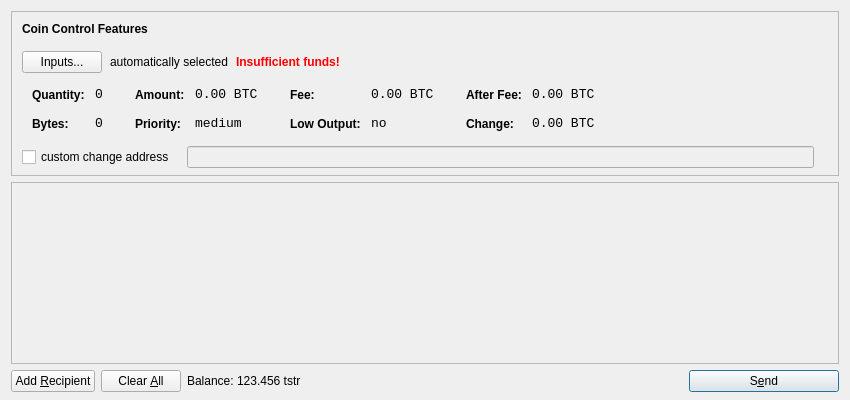
<?xml version="1.0" encoding="UTF-8"?>
<ui version="4.0">
 <class>SendCoinsDialog</class>
 <widget class="QDialog" name="SendCoinsDialog">
  <property name="geometry">
   <rect>
    <x>0</x>
    <y>0</y>
    <width>850</width>
    <height>400</height>
   </rect>
  </property>
  <property name="windowTitle">
   <string>Send Coins</string>
  </property>
  <layout class="QVBoxLayout" name="verticalLayout" stretch="0,1,0">
   <property name="bottomMargin">
    <number>8</number>
   </property>
   <item>
    <widget class="QFrame" name="frameCoinControl">
     <property name="sizePolicy">
      <sizepolicy hsizetype="Expanding" vsizetype="Expanding">
       <horstretch>0</horstretch>
       <verstretch>0</verstretch>
      </sizepolicy>
     </property>
     <property name="maximumSize">
      <size>
       <width>16777215</width>
       <height>16777215</height>
      </size>
     </property>
     <property name="frameShape">
      <enum>QFrame::StyledPanel</enum>
     </property>
     <property name="frameShadow">
      <enum>QFrame::Sunken</enum>
     </property>
     <layout class="QVBoxLayout" name="verticalLayoutCoinControl2">
      <property name="spacing">
       <number>-1</number>
      </property>
      <property name="leftMargin">
       <number>0</number>
      </property>
      <property name="topMargin">
       <number>0</number>
      </property>
      <property name="rightMargin">
       <number>0</number>
      </property>
      <property name="bottomMargin">
       <number>6</number>
      </property>
      <item>
       <layout class="QVBoxLayout" name="verticalLayoutCoinControl" stretch="0,0,0,0,1">
        <property name="spacing">
         <number>0</number>
        </property>
        <property name="leftMargin">
         <number>10</number>
        </property>
        <property name="topMargin">
         <number>10</number>
        </property>
        <item>
         <layout class="QHBoxLayout" name="horizontalLayoutCoinControl1">
          <property name="bottomMargin">
           <number>15</number>
          </property>
          <item>
           <widget class="QLabel" name="labelCoinControlFeatures">
            <property name="sizePolicy">
             <sizepolicy hsizetype="Preferred" vsizetype="Maximum">
              <horstretch>0</horstretch>
              <verstretch>0</verstretch>
             </sizepolicy>
            </property>
            <property name="font">
             <font>
              <weight>75</weight>
              <bold>true</bold>
             </font>
            </property>
            <property name="styleSheet">
             <string notr="true">font-weight:bold;</string>
            </property>
            <property name="text">
             <string>Coin Control Features</string>
            </property>
           </widget>
          </item>
         </layout>
        </item>
        <item>
         <layout class="QHBoxLayout" name="horizontalLayoutCoinControl2" stretch="0,0,0,0">
          <property name="spacing">
           <number>8</number>
          </property>
          <property name="bottomMargin">
           <number>10</number>
          </property>
          <item>
           <widget class="QPushButton" name="pushButtonCoinControl">
            <property name="styleSheet">
             <string notr="true"/>
            </property>
            <property name="text">
             <string>Inputs...</string>
            </property>
           </widget>
          </item>
          <item>
           <widget class="QLabel" name="labelCoinControlAutomaticallySelected">
            <property name="text">
             <string>automatically selected</string>
            </property>
            <property name="margin">
             <number>5</number>
            </property>
           </widget>
          </item>
          <item>
           <widget class="QLabel" name="labelCoinControlInsuffFunds">
            <property name="font">
             <font>
              <weight>75</weight>
              <bold>true</bold>
             </font>
            </property>
            <property name="styleSheet">
             <string notr="true">color:red;font-weight:bold;</string>
            </property>
            <property name="text">
             <string>Insufficient funds!</string>
            </property>
            <property name="margin">
             <number>5</number>
            </property>
           </widget>
          </item>
          <item>
           <spacer name="horizontalSpacerCoinControl">
            <property name="orientation">
             <enum>Qt::Horizontal</enum>
            </property>
            <property name="sizeHint" stdset="0">
             <size>
              <width>40</width>
              <height>1</height>
             </size>
            </property>
           </spacer>
          </item>
         </layout>
        </item>
        <item>
         <widget class="QWidget" name="widgetCoinControl" native="true">
          <property name="sizePolicy">
           <sizepolicy hsizetype="Preferred" vsizetype="Preferred">
            <horstretch>0</horstretch>
            <verstretch>0</verstretch>
           </sizepolicy>
          </property>
          <property name="minimumSize">
           <size>
            <width>0</width>
            <height>0</height>
           </size>
          </property>
          <property name="styleSheet">
           <string notr="true"/>
          </property>
          <layout class="QHBoxLayout" name="horizontalLayoutCoinControl5">
           <property name="margin">
            <number>0</number>
           </property>
           <item>
            <layout class="QHBoxLayout" name="horizontalLayoutCoinControl3" stretch="0,0,0,1">
             <property name="spacing">
              <number>20</number>
             </property>
             <property name="topMargin">
              <number>0</number>
             </property>
             <property name="bottomMargin">
              <number>10</number>
             </property>
             <item>
              <layout class="QFormLayout" name="formLayoutCoinControl1">
               <property name="horizontalSpacing">
                <number>10</number>
               </property>
               <property name="verticalSpacing">
                <number>14</number>
               </property>
               <property name="leftMargin">
                <number>10</number>
               </property>
               <property name="topMargin">
                <number>4</number>
               </property>
               <property name="rightMargin">
                <number>6</number>
               </property>
               <item row="0" column="0">
                <widget class="QLabel" name="labelCoinControlQuantityText">
                 <property name="styleSheet">
                  <string notr="true">font-weight:bold;</string>
                 </property>
                 <property name="text">
                  <string>Quantity:</string>
                 </property>
                 <property name="margin">
                  <number>0</number>
                 </property>
                </widget>
               </item>
               <item row="0" column="1">
                <widget class="QLabel" name="labelCoinControlQuantity">
                 <property name="font">
                  <font>
                   <family>Monospace</family>
                   <pointsize>10</pointsize>
                  </font>
                 </property>
                 <property name="cursor">
                  <cursorShape>IBeamCursor</cursorShape>
                 </property>
                 <property name="contextMenuPolicy">
                  <enum>Qt::ActionsContextMenu</enum>
                 </property>
                 <property name="text">
                  <string notr="true">0</string>
                 </property>
                 <property name="margin">
                  <number>0</number>
                 </property>
                 <property name="textInteractionFlags">
                  <set>Qt::LinksAccessibleByMouse|Qt::TextSelectableByKeyboard|Qt::TextSelectableByMouse</set>
                 </property>
                </widget>
               </item>
               <item row="1" column="0">
                <widget class="QLabel" name="labelCoinControlBytesText">
                 <property name="styleSheet">
                  <string notr="true">font-weight:bold;</string>
                 </property>
                 <property name="text">
                  <string>Bytes:</string>
                 </property>
                </widget>
               </item>
               <item row="1" column="1">
                <widget class="QLabel" name="labelCoinControlBytes">
                 <property name="font">
                  <font>
                   <family>Monospace</family>
                   <pointsize>10</pointsize>
                  </font>
                 </property>
                 <property name="cursor">
                  <cursorShape>IBeamCursor</cursorShape>
                 </property>
                 <property name="contextMenuPolicy">
                  <enum>Qt::ActionsContextMenu</enum>
                 </property>
                 <property name="text">
                  <string notr="true">0</string>
                 </property>
                 <property name="textInteractionFlags">
                  <set>Qt::LinksAccessibleByMouse|Qt::TextSelectableByKeyboard|Qt::TextSelectableByMouse</set>
                 </property>
                </widget>
               </item>
              </layout>
             </item>
             <item>
              <layout class="QFormLayout" name="formLayoutCoinControl2">
               <property name="horizontalSpacing">
                <number>10</number>
               </property>
               <property name="verticalSpacing">
                <number>14</number>
               </property>
               <property name="leftMargin">
                <number>6</number>
               </property>
               <property name="topMargin">
                <number>4</number>
               </property>
               <property name="rightMargin">
                <number>6</number>
               </property>
               <item row="0" column="0">
                <widget class="QLabel" name="labelCoinControlAmountText">
                 <property name="styleSheet">
                  <string notr="true">font-weight:bold;</string>
                 </property>
                 <property name="text">
                  <string>Amount:</string>
                 </property>
                 <property name="margin">
                  <number>0</number>
                 </property>
                </widget>
               </item>
               <item row="0" column="1">
                <widget class="QLabel" name="labelCoinControlAmount">
                 <property name="font">
                  <font>
                   <family>Monospace</family>
                   <pointsize>10</pointsize>
                  </font>
                 </property>
                 <property name="cursor">
                  <cursorShape>IBeamCursor</cursorShape>
                 </property>
                 <property name="contextMenuPolicy">
                  <enum>Qt::ActionsContextMenu</enum>
                 </property>
                 <property name="text">
                  <string notr="true">0.00 BTC</string>
                 </property>
                 <property name="textInteractionFlags">
                  <set>Qt::LinksAccessibleByMouse|Qt::TextSelectableByKeyboard|Qt::TextSelectableByMouse</set>
                 </property>
                </widget>
               </item>
               <item row="1" column="0">
                <widget class="QLabel" name="labelCoinControlPriorityText">
                 <property name="styleSheet">
                  <string notr="true">font-weight:bold;</string>
                 </property>
                 <property name="text">
                  <string>Priority:</string>
                 </property>
                </widget>
               </item>
               <item row="1" column="1">
                <widget class="QLabel" name="labelCoinControlPriority">
                 <property name="font">
                  <font>
                   <family>Monospace</family>
                   <pointsize>10</pointsize>
                  </font>
                 </property>
                 <property name="cursor">
                  <cursorShape>IBeamCursor</cursorShape>
                 </property>
                 <property name="contextMenuPolicy">
                  <enum>Qt::ActionsContextMenu</enum>
                 </property>
                 <property name="text">
                  <string>medium</string>
                 </property>
                 <property name="textInteractionFlags">
                  <set>Qt::LinksAccessibleByMouse|Qt::TextSelectableByKeyboard|Qt::TextSelectableByMouse</set>
                 </property>
                </widget>
               </item>
              </layout>
             </item>
             <item>
              <layout class="QFormLayout" name="formLayoutCoinControl3">
               <property name="horizontalSpacing">
                <number>10</number>
               </property>
               <property name="verticalSpacing">
                <number>14</number>
               </property>
               <property name="leftMargin">
                <number>6</number>
               </property>
               <property name="topMargin">
                <number>4</number>
               </property>
               <property name="rightMargin">
                <number>6</number>
               </property>
               <item row="0" column="0">
                <widget class="QLabel" name="labelCoinControlFeeText">
                 <property name="styleSheet">
                  <string notr="true">font-weight:bold;</string>
                 </property>
                 <property name="text">
                  <string>Fee:</string>
                 </property>
                 <property name="margin">
                  <number>0</number>
                 </property>
                </widget>
               </item>
               <item row="0" column="1">
                <widget class="QLabel" name="labelCoinControlFee">
                 <property name="font">
                  <font>
                   <family>Monospace</family>
                   <pointsize>10</pointsize>
                  </font>
                 </property>
                 <property name="cursor">
                  <cursorShape>IBeamCursor</cursorShape>
                 </property>
                 <property name="contextMenuPolicy">
                  <enum>Qt::ActionsContextMenu</enum>
                 </property>
                 <property name="text">
                  <string notr="true">0.00 BTC</string>
                 </property>
                 <property name="textInteractionFlags">
                  <set>Qt::LinksAccessibleByMouse|Qt::TextSelectableByKeyboard|Qt::TextSelectableByMouse</set>
                 </property>
                </widget>
               </item>
               <item row="1" column="0">
                <widget class="QLabel" name="labelCoinControlLowOutputText">
                 <property name="styleSheet">
                  <string notr="true">font-weight:bold;</string>
                 </property>
                 <property name="text">
                  <string>Low Output:</string>
                 </property>
                </widget>
               </item>
               <item row="1" column="1">
                <widget class="QLabel" name="labelCoinControlLowOutput">
                 <property name="font">
                  <font>
                   <family>Monospace</family>
                   <pointsize>10</pointsize>
                  </font>
                 </property>
                 <property name="cursor">
                  <cursorShape>IBeamCursor</cursorShape>
                 </property>
                 <property name="contextMenuPolicy">
                  <enum>Qt::ActionsContextMenu</enum>
                 </property>
                 <property name="text">
                  <string>no</string>
                 </property>
                 <property name="textInteractionFlags">
                  <set>Qt::LinksAccessibleByMouse|Qt::TextSelectableByKeyboard|Qt::TextSelectableByMouse</set>
                 </property>
                </widget>
               </item>
              </layout>
             </item>
             <item>
              <layout class="QFormLayout" name="formLayoutCoinControl4">
               <property name="horizontalSpacing">
                <number>10</number>
               </property>
               <property name="verticalSpacing">
                <number>14</number>
               </property>
               <property name="leftMargin">
                <number>6</number>
               </property>
               <property name="topMargin">
                <number>4</number>
               </property>
               <property name="rightMargin">
                <number>6</number>
               </property>
               <item row="0" column="0">
                <widget class="QLabel" name="labelCoinControlAfterFeeText">
                 <property name="styleSheet">
                  <string notr="true">font-weight:bold;</string>
                 </property>
                 <property name="text">
                  <string>After Fee:</string>
                 </property>
                 <property name="margin">
                  <number>0</number>
                 </property>
                </widget>
               </item>
               <item row="0" column="1">
                <widget class="QLabel" name="labelCoinControlAfterFee">
                 <property name="font">
                  <font>
                   <family>Monospace</family>
                   <pointsize>10</pointsize>
                  </font>
                 </property>
                 <property name="cursor">
                  <cursorShape>IBeamCursor</cursorShape>
                 </property>
                 <property name="contextMenuPolicy">
                  <enum>Qt::ActionsContextMenu</enum>
                 </property>
                 <property name="text">
                  <string notr="true">0.00 BTC</string>
                 </property>
                 <property name="textInteractionFlags">
                  <set>Qt::LinksAccessibleByMouse|Qt::TextSelectableByKeyboard|Qt::TextSelectableByMouse</set>
                 </property>
                </widget>
               </item>
               <item row="1" column="0">
                <widget class="QLabel" name="labelCoinControlChangeText">
                 <property name="styleSheet">
                  <string notr="true">font-weight:bold;</string>
                 </property>
                 <property name="text">
                  <string>Change:</string>
                 </property>
                </widget>
               </item>
               <item row="1" column="1">
                <widget class="QLabel" name="labelCoinControlChange">
                 <property name="font">
                  <font>
                   <family>Monospace</family>
                   <pointsize>10</pointsize>
                  </font>
                 </property>
                 <property name="cursor">
                  <cursorShape>IBeamCursor</cursorShape>
                 </property>
                 <property name="contextMenuPolicy">
                  <enum>Qt::ActionsContextMenu</enum>
                 </property>
                 <property name="text">
                  <string notr="true">0.00 BTC</string>
                 </property>
                 <property name="textInteractionFlags">
                  <set>Qt::LinksAccessibleByMouse|Qt::TextSelectableByKeyboard|Qt::TextSelectableByMouse</set>
                 </property>
                </widget>
               </item>
              </layout>
             </item>
            </layout>
           </item>
          </layout>
         </widget>
        </item>
        <item>
         <layout class="QHBoxLayout" name="horizontalLayoutCoinControl4" stretch="0,0,0">
          <property name="spacing">
           <number>12</number>
          </property>
          <property name="sizeConstraint">
           <enum>QLayout::SetDefaultConstraint</enum>
          </property>
          <property name="topMargin">
           <number>5</number>
          </property>
          <property name="rightMargin">
           <number>5</number>
          </property>
          <item>
           <widget class="QCheckBox" name="checkBoxCoinControlChange">
            <property name="text">
             <string>custom change address</string>
            </property>
           </widget>
          </item>
          <item>
           <widget class="QLineEdit" name="lineEditCoinControlChange">
            <property name="enabled">
             <bool>false</bool>
            </property>
            <property name="sizePolicy">
             <sizepolicy hsizetype="Expanding" vsizetype="Fixed">
              <horstretch>0</horstretch>
              <verstretch>0</verstretch>
             </sizepolicy>
            </property>
           </widget>
          </item>
          <item>
           <widget class="QLabel" name="labelCoinControlChangeLabel">
            <property name="sizePolicy">
             <sizepolicy hsizetype="Preferred" vsizetype="Expanding">
              <horstretch>0</horstretch>
              <verstretch>0</verstretch>
             </sizepolicy>
            </property>
            <property name="minimumSize">
             <size>
              <width>0</width>
              <height>0</height>
             </size>
            </property>
            <property name="text">
             <string/>
            </property>
            <property name="margin">
             <number>3</number>
            </property>
           </widget>
          </item>
         </layout>
        </item>
        <item>
         <spacer name="verticalSpacerCoinControl">
          <property name="orientation">
           <enum>Qt::Vertical</enum>
          </property>
          <property name="sizeHint" stdset="0">
           <size>
            <width>800</width>
            <height>1</height>
           </size>
          </property>
         </spacer>
        </item>
       </layout>
      </item>
     </layout>
    </widget>
   </item>
   <item>
    <widget class="QScrollArea" name="scrollArea">
     <property name="widgetResizable">
      <bool>true</bool>
     </property>
     <widget class="QWidget" name="scrollAreaWidgetContents">
      <property name="geometry">
       <rect>
        <x>0</x>
        <y>0</y>
        <width>830</width>
        <height>165</height>
       </rect>
      </property>
      <layout class="QVBoxLayout" name="verticalLayout_2">
       <property name="margin">
        <number>0</number>
       </property>
       <item>
        <layout class="QVBoxLayout" name="entries">
         <property name="spacing">
          <number>6</number>
         </property>
        </layout>
       </item>
       <item>
        <spacer name="verticalSpacer">
         <property name="orientation">
          <enum>Qt::Vertical</enum>
         </property>
         <property name="sizeHint" stdset="0">
          <size>
           <width>20</width>
           <height>40</height>
          </size>
         </property>
        </spacer>
       </item>
      </layout>
     </widget>
    </widget>
   </item>
   <item>
    <layout class="QHBoxLayout" name="horizontalLayout">
     <item>
      <widget class="QPushButton" name="addButton">
       <property name="toolTip">
        <string>Send to multiple recipients at once</string>
       </property>
       <property name="text">
        <string>Add &amp;Recipient</string>
       </property>
       <property name="icon">
        <iconset resource="../bitcoin.qrc">
         <normaloff>:/icons/add</normaloff>:/icons/add</iconset>
       </property>
       <property name="autoDefault">
        <bool>false</bool>
       </property>
      </widget>
     </item>
     <item>
      <widget class="QPushButton" name="clearButton">
       <property name="sizePolicy">
        <sizepolicy hsizetype="Minimum" vsizetype="Fixed">
         <horstretch>0</horstretch>
         <verstretch>0</verstretch>
        </sizepolicy>
       </property>
       <property name="toolTip">
        <string>Remove all transaction fields</string>
       </property>
       <property name="text">
        <string>Clear &amp;All</string>
       </property>
       <property name="icon">
        <iconset resource="../bitcoin.qrc">
         <normaloff>:/icons/remove</normaloff>:/icons/remove</iconset>
       </property>
       <property name="autoRepeatDelay">
        <number>300</number>
       </property>
       <property name="autoDefault">
        <bool>false</bool>
       </property>
      </widget>
     </item>
     <item>
      <layout class="QHBoxLayout" name="horizontalLayout_2">
       <property name="spacing">
        <number>3</number>
       </property>
       <item>
        <widget class="QLabel" name="label">
         <property name="text">
          <string>Balance:</string>
         </property>
        </widget>
       </item>
       <item>
        <widget class="QLabel" name="labelBalance">
         <property name="cursor">
          <cursorShape>IBeamCursor</cursorShape>
         </property>
         <property name="text">
          <string>123.456 tstr</string>
         </property>
         <property name="textInteractionFlags">
          <set>Qt::LinksAccessibleByMouse|Qt::TextSelectableByKeyboard|Qt::TextSelectableByMouse</set>
         </property>
        </widget>
       </item>
      </layout>
     </item>
     <item>
      <spacer name="horizontalSpacer">
       <property name="orientation">
        <enum>Qt::Horizontal</enum>
       </property>
       <property name="sizeHint" stdset="0">
        <size>
         <width>40</width>
         <height>20</height>
        </size>
       </property>
      </spacer>
     </item>
     <item>
      <widget class="QPushButton" name="sendButton">
       <property name="minimumSize">
        <size>
         <width>150</width>
         <height>0</height>
        </size>
       </property>
       <property name="toolTip">
        <string>Confirm the send action</string>
       </property>
       <property name="text">
        <string>S&amp;end</string>
       </property>
       <property name="icon">
        <iconset resource="../bitcoin.qrc">
         <normaloff>:/icons/send</normaloff>:/icons/send</iconset>
       </property>
       <property name="default">
        <bool>true</bool>
       </property>
      </widget>
     </item>
    </layout>
   </item>
  </layout>
 </widget>
 <resources>
  <include location="../bitcoin.qrc"/>
 </resources>
 <connections/>
</ui>
